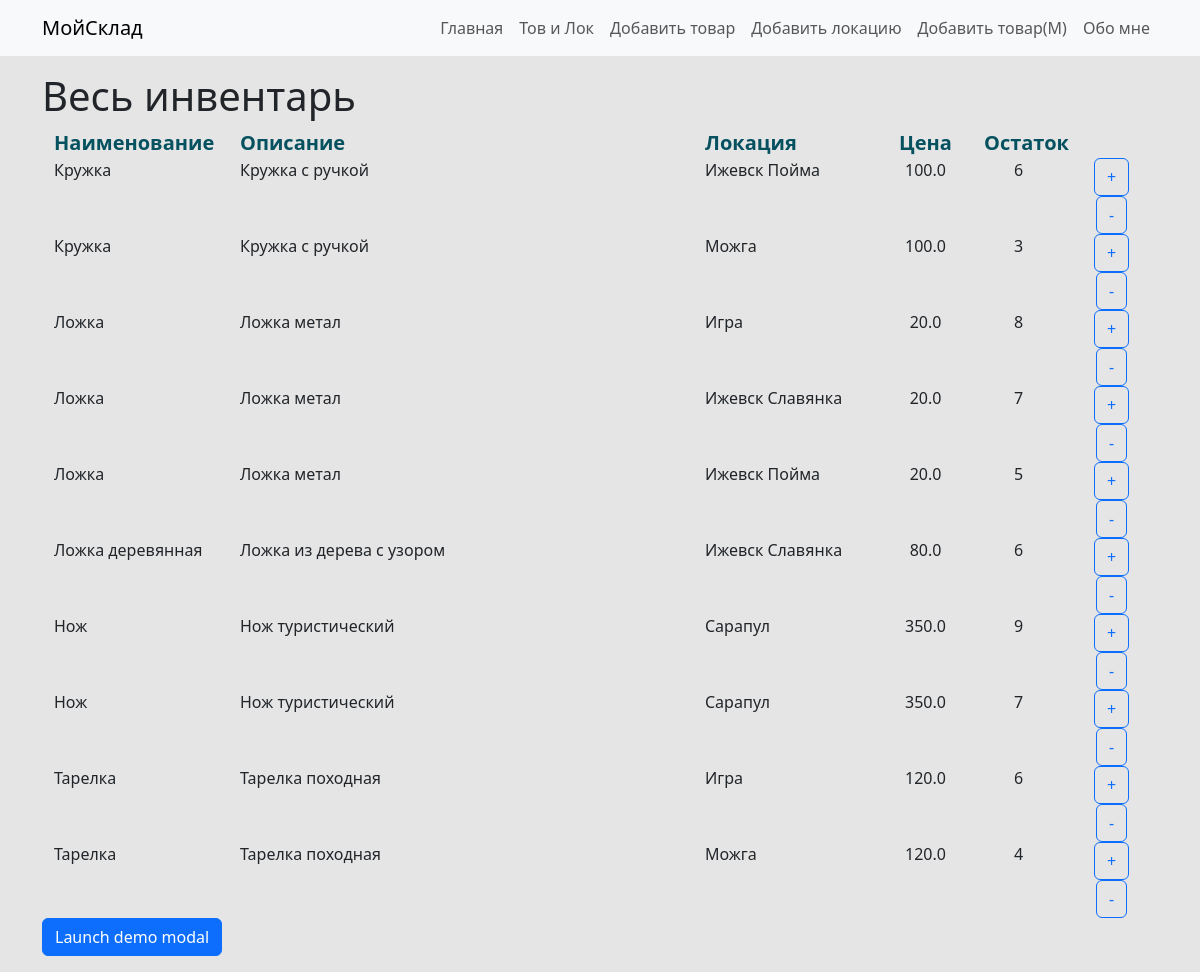
/all, run on an earlier commit of the app's database.
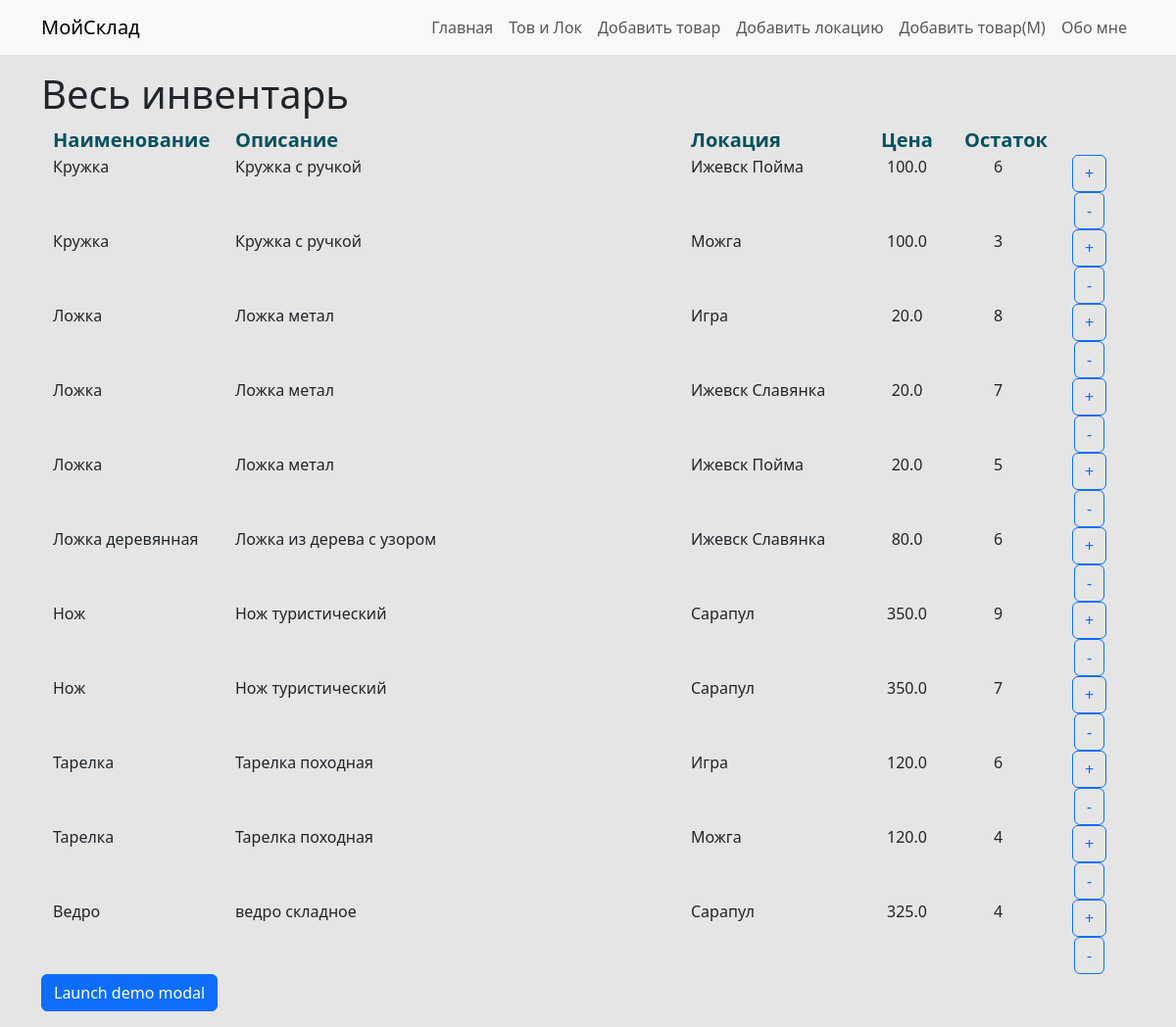
And on a later commit of the database.
### model.py (models this page shows)
class Base(DeclarativeBase):
    pass

class Inventory(Base):
    __tablename__ = 'inventory'
    id: Mapped[int] = mapped_column(primary_key=True, nullable=False, unique=True, autoincrement=True)
    product_id: Mapped[int] = mapped_column(ForeignKey('products.id'))
    location_id: Mapped[int] = mapped_column(ForeignKey('locations.id'))
    quantity: Mapped[int]

class Products(Base):
    __tablename__ = 'products'
    id: Mapped[int] = mapped_column(primary_key=True, nullable=False, unique=True, autoincrement=True)
    name: Mapped[str]
    description: Mapped[str]
    price: Mapped[float]

class Locations(Base):
    __tablename__ = 'locations'
    id: Mapped[int] = mapped_column(primary_key=True, nullable=False, unique=True, autoincrement=True)
    name: Mapped[str]

### main.py (the view)
@app.route('/all')
def getall():
    allprods = db.session.execute(db.select(Inventory, Products, Locations).join(Products).join(Locations))
    return render_template('all.html', stuff = allprods)

### templates/all.html (shortened to what this page needs)
{% extends 'base.html' %}
{% block content %}
<h1>Весь инвентарь</h1>
<div class="container text-center">
    <div class="row .bg-info-subtle text-info-emphasis fs-5 fw-semibold">
        <div class="col-2 text-start">
            Наименование
        </div>
        <div class="col-5 text-start">
            Описание
        </div>
        <div class="col-2 text-start">
            Локация
        </div>
        <div class="col-1">
            Цена
        </div>
        <div class="col-1">
            Остаток
        </div>
        <div class="col-1">
        </div>
    </div>
    {% for thing in stuff %}
        <div class="row">
            <div class="col-2 text-start">
                {{ thing.Products.name }}
            </div>
            <div class="col-5 text-start" >
                {{ thing.Products.description }}
            </div>
            <div class="col-2 text-start">
                {{ thing.Locations.name }}
            </div>
            <div class="col-1">
                {{ thing.Products.price }}
            </div>
            <div class="col-1">
                {{ thing.Inventory.quantity }}
            </div>
            <div class="col-1">
                <a class="btn btn-outline-primary" href="/additem/{{ thing.Inventory.id }}">+</a>
                <a class="btn btn-outline-primary" href="/delitem/{{ thing.Inventory.id }}">-</a>
            </div>
        </div>
    {% endfor %}
</div>
<button type="button" class="btn btn-primary" data-bs-toggle="modal" data-bs-target="#exampleModal">
    Launch demo modal
  </button>
{% endblock %}

### templates/base.html (shortened to what this page needs)
<!DOCTYPE html>
<html lang="ru">
<head>
    <link href="https://cdn.jsdelivr.net/npm/bootstrap@5.3.3/dist/css/bootstrap.min.css" rel="stylesheet">
    <link rel="stylesheet" href="https://cdnjs.cloudflare.com/ajax/libs/font-awesome/4.7.0/css/font-awesome.min.css">
    <link rel="stylesheet" href="{{ url_for('static', filename='custom.css') }}">
</head>
<body>
<nav class="navbar navbar-expand-lg navbar-light bg-light">
    <div class="container">
        <a class="navbar-brand" href="#">МойСклад</a>
        <div class="collapse navbar-collapse justify-content-end"
             id="navbarNav">
            <ul class="navbar-nav">
                <li class="nav-item">
                    <a class="nav-link" href="/all">Главная</a>
                </li>
                <li class="nav-item">
                    <a class="nav-link" href="addtostore">Тов и Лок</a>
                </li>
                <li class="nav-item">
                    <a class="nav-link" href="addprod">Добавить товар</a>
                </li>
                <li class="nav-item">
                    <a class="nav-link" href="addloc">Добавить локацию</a>
                </li>
                <li class="nav-item">
                    <a class="nav-link" href="#" data-bs-toggle="modal" data-bs-target="#exampleModal">Добавить товар(М)</a>
                </li>
                <li class="nav-item">
                    <a class="nav-link" href="#">Обо мне</a>
                </li>
            </ul>
        </div>
    </div>
</nav>
<div class="container my-3">
    {% block content %}
    {% endblock %}
</div>
</body>
</html>

### static/custom.css (style rules this page uses)
body { background-color: #e5e5e5; }

What changed in the data, as far as the page shows it:
added Inventory: Products.name "Ведро", Products.description "ведро складное", Locations.name "Сарапул", Products.price "325.0", Inventory.quantity "4"
